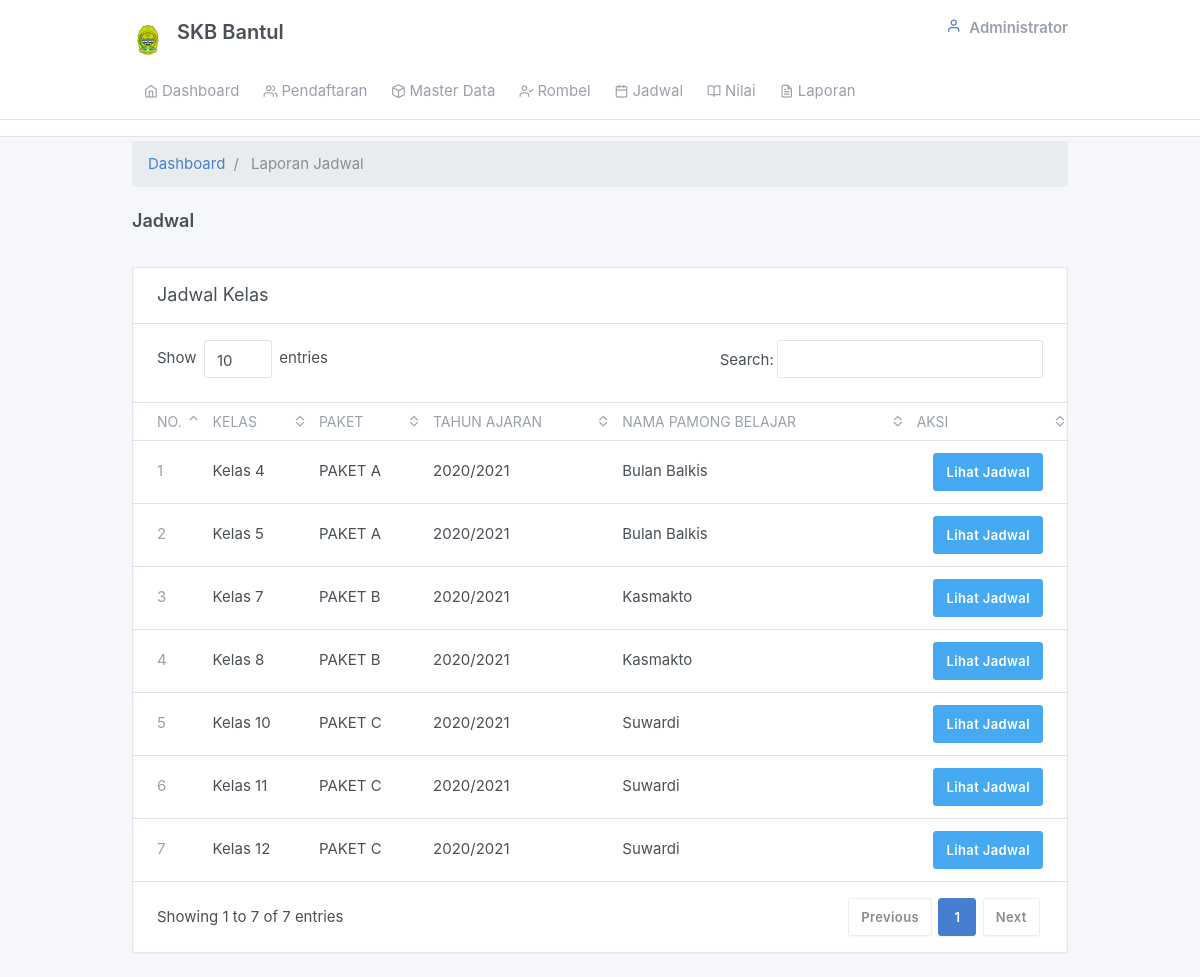
The app's page /admin/lap_jadwal.php, older data.
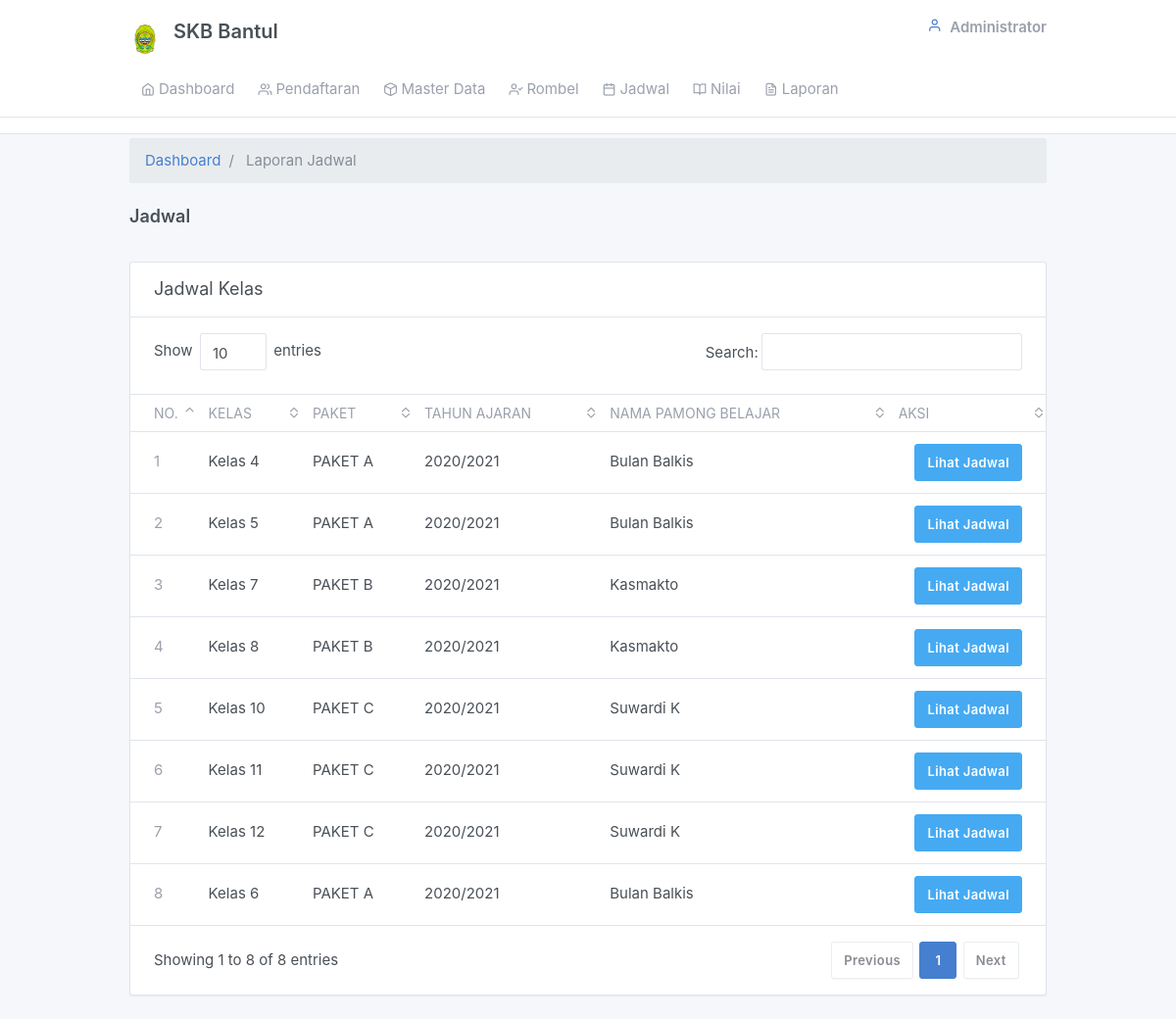
The same page, newer data.
### tables this page shows
CREATE TABLE `tb_rombel` (
  `rombel_id` int(11) NOT NULL,
  `ta_id` int(11) NOT NULL,
  `kelas_id` int(11) NOT NULL,
  `nik` char(16) NOT NULL
);

CREATE TABLE `tb_kelas` (
  `kelas_id` int(11) NOT NULL,
  `kelas_nama` varchar(11) NOT NULL,
  `paket_id` int(11) NOT NULL
);

CREATE TABLE `tb_paket` (
  `paket_id` int(11) NOT NULL,
  `paket_nama` char(10) NOT NULL
);

CREATE TABLE `tb_tahunajaran` (
  `ta_id` int(11) NOT NULL,
  `ta_nama` varchar(12) NOT NULL,
  `ta_status` varchar(12) NOT NULL DEFAULT 'Tidak Aktif'
);

CREATE TABLE `tb_pamong_belajar` (
  `nik` char(16) NOT NULL,
  `pamong_nama` varchar(50) NOT NULL,
  `pamong_tempat_lhr` varchar(30) NOT NULL,
  `pamong_tanggal_lhr` date NOT NULL,
  `pamong_jenkel` enum('Laki-Laki','Perempuan') NOT NULL,
  `pamong_agama` varchar(12) NOT NULL,
  `pamong_alamat` varchar(100) NOT NULL,
  `pamong_no_hp` varchar(14) NOT NULL,
  `pamong_jabatan` enum('Pamong Belajar','Tutor') NOT NULL
);

### admin/lap_jadwal.php (the view, shortened to what this page needs)
<?php include_once "views/main.php";?>
<div class="my-3 my-md-1">
  <div class="container">
  <ol class="breadcrumb">
            <li class="breadcrumb-item">
              <a href="../index.php">Dashboard</a>
            </li>
            <li class="breadcrumb-item active"> Laporan Jadwal</li>
          </ol>
    <div class="page-header">
      <h4 class="">
        Jadwal
      </h4>
    </div>
      <div class="">
        <div class="card">
        <div class="card-header">
                    <h3 class="card-title">Jadwal Kelas</h3>
          </div>
          <div class="table-responsive">
            <table class="table card-table table-vcenter text-nowrap datatable">
              <thead>
                <tr>
                  <th class="w-2">No.</th>
                  <th>Kelas</th>
                  <th>Paket</th>
                  <th>Tahun Ajaran</th>
                  <th>Nama Pamong Belajar</th>
                  <th class="w-2">Aksi</th>
                </tr>
              </thead>
              <tbody>
                <?php
              $no=1;
              $sql = mysqli_query($connect, "SELECT a.rombel_id, c.kelas_nama,f.paket_nama,b.ta_nama,e.pamong_nama FROM tb_rombel a JOIN tb_tahunajaran b ON a.ta_id=b.ta_id JOIN tb_kelas c ON a.kelas_id=c.kelas_id JOIN tb_pamong_belajar e ON a.nik=e.nik JOIN tb_paket f ON c.paket_id=f.paket_id WHERE a.ta_id=(SELECT ta_id FROM tb_tahunajaran WHERE ta_status='Aktif')");
              $cek= mysqli_num_rows($sql);
              if($cek>0){
              while ($data= mysqli_fetch_array($sql)) {
              ?>
                <tr>
                  <td><span class="text-muted"><?php echo $no;?></span></td>
                  <td><?php echo $data['kelas_nama'];?></td>
                  <td><?php echo $data['paket_nama'];?></td>
                  <td><?php echo $data['ta_nama'];?></td>
                  <td><?php echo $data['pamong_nama'];?></td>
                  <td class="text-right">
                  <a href="laporanjadwal_permapel.php?id=<?php echo $data['rombel_id'] ?>" class="btn btn-info" role="button">Lihat Jadwal</a>
                  </td>
                </tr>
              <?php $no++; }} ?>
              </tbody>
            </table>
          </div>
        </div>
      </div>
    </div>
  </div>

Row changes from the older to the newer data that the page shows:
changed through a linked row, tb_rombel "Kelas 10": nik.pamong_nama "Suwardi" → "Suwardi K"
changed through a linked row, tb_rombel "Kelas 11": nik.pamong_nama "Suwardi" → "Suwardi K"
changed through a linked row, tb_rombel "Kelas 12": nik.pamong_nama "Suwardi" → "Suwardi K"
added tb_rombel: kelas.kelas_nama "Kelas 6", tb_paket.paket_nama "PAKET A", ta.ta_nama "2020/2021", nik.pamong_nama "Bulan Balkis"
Text that changed along with them:
text written by a page script: "Show entries Search: Showing 1 to 7 of 7 entries Previous 1 Next" → "Show entries Search: Showing 1 to 8 of 8 entries Previous 1 Next"
